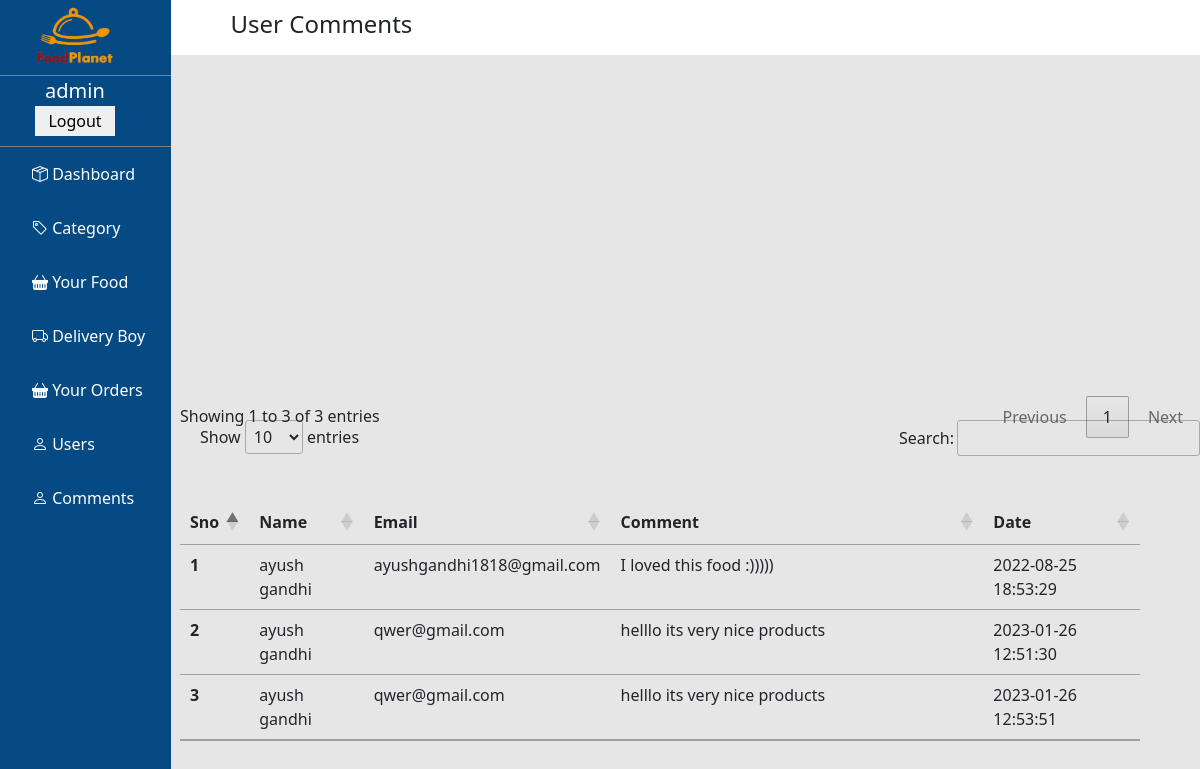
Screenshot of /admin/comments.php (signed in) with the database file from the repository.
### tables this page shows
CREATE TABLE `food_comment` (
  `comment_id` int(255) NOT NULL,
  `food_id` int(255) NOT NULL,
  `user_name` varchar(255) NOT NULL,
  `user_email` varchar(255) NOT NULL,
  `comment` text NOT NULL,
  `date` datetime NOT NULL DEFAULT current_timestamp()
);

### admin/comments.php (the view, shortened to what this page needs)
<?php include "partials/_dbconnect.php";?>
<!doctype html>
<html lang="en">
<head>
    <link href="https://cdn.jsdelivr.net/npm/bootstrap@5.1.3/dist/css/bootstrap.min.css" rel="stylesheet"
>
    <link rel="stylesheet" href="https://cdn.jsdelivr.net/npm/bootstrap-icons@1.3.0/font/bootstrap-icons.css">
    <link rel="stylesheet" href="//cdn.datatables.net/1.12.1/css/jquery.dataTables.min.css">
</head>
<body>
    <div id="main_contain">
        <?php include "partials/_navbar.php"?>
        <div class="side_navbar">
            <h4>User Comments</h4>
        </div>
    </div>
    <table class="table" id="myTable">
        <thead>
            <tr>
                <th scope="col"> Sno</th>
                <th scope="col"> Name</th>
                <th scope="col"> Email</th>
                <th scope="col"> Comment</th>
                <th scope="col"> Date</th>
            </tr>
        </thead>
        <tbody>
            <?php
    $sql = "SELECT * FROM `food_comment`";
    $result = mysqli_query($conn, $sql);
    $sno = 0;
    while($rows = mysqli_fetch_assoc($result)){
      $sno = $sno+1;
      echo '<tr>
      <th scope="row" width="50px">'.$sno.'</th>
      <td width="100px">'.$rows['user_name'].'</td>
      <td width="100px">'.$rows['user_email'].'</td>
      <td width="400px">'.$rows['comment'].'</td>
      <td width="150px">'.$rows['date'].'</td>';
    }
  ?>
</body>
</html>

### rows the page displays
food_comment: user_name "ayush gandhi", user_email "ayushgandhi1818@gmail.com", comment "I loved this food :)))))", date "2022-08-25 18:53:29"
food_comment: user_name "ayush gandhi", user_email "qwer@gmail.com", comment "helllo its very nice products", date "2023-01-26 12:51:30"
food_comment: user_name "ayush gandhi", user_email "qwer@gmail.com", comment "helllo its very nice products", date "2023-01-26 12:53:51"

### other values shown
$_SESSION['admin_info'] "admin"
